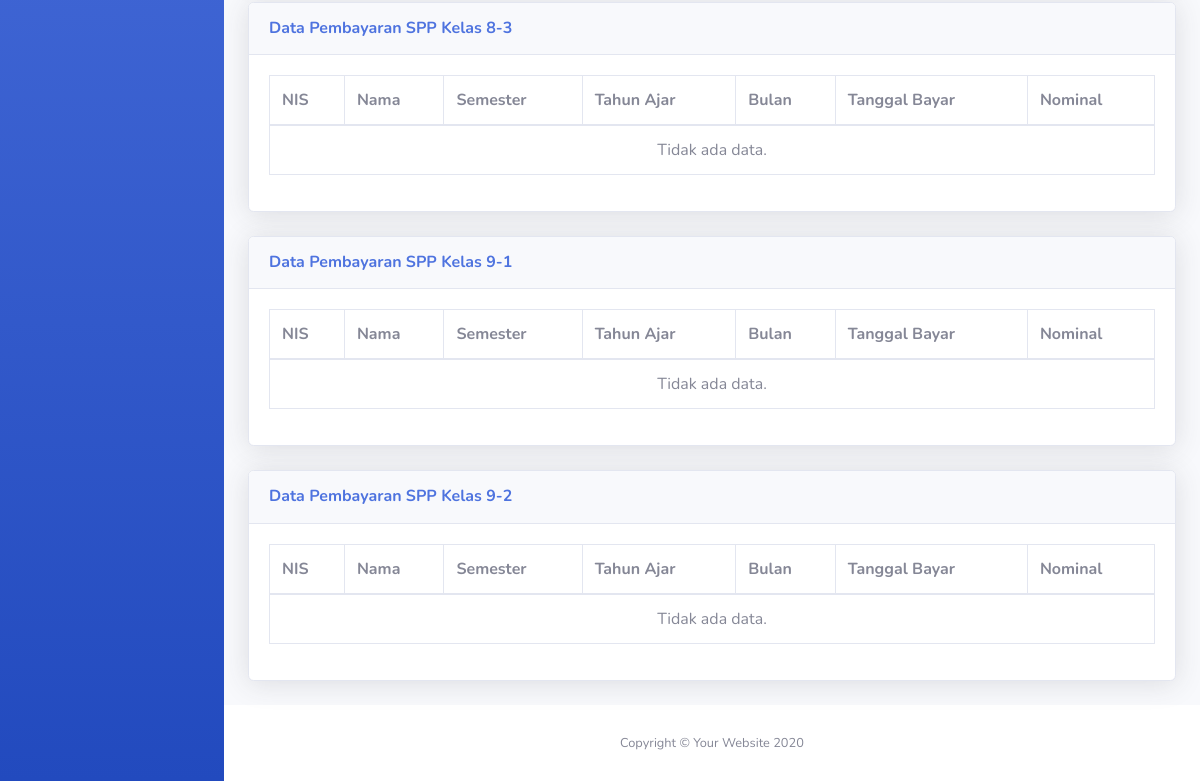
Before: /keuangan/bayar.php (signed in, lower part) with the older database file.
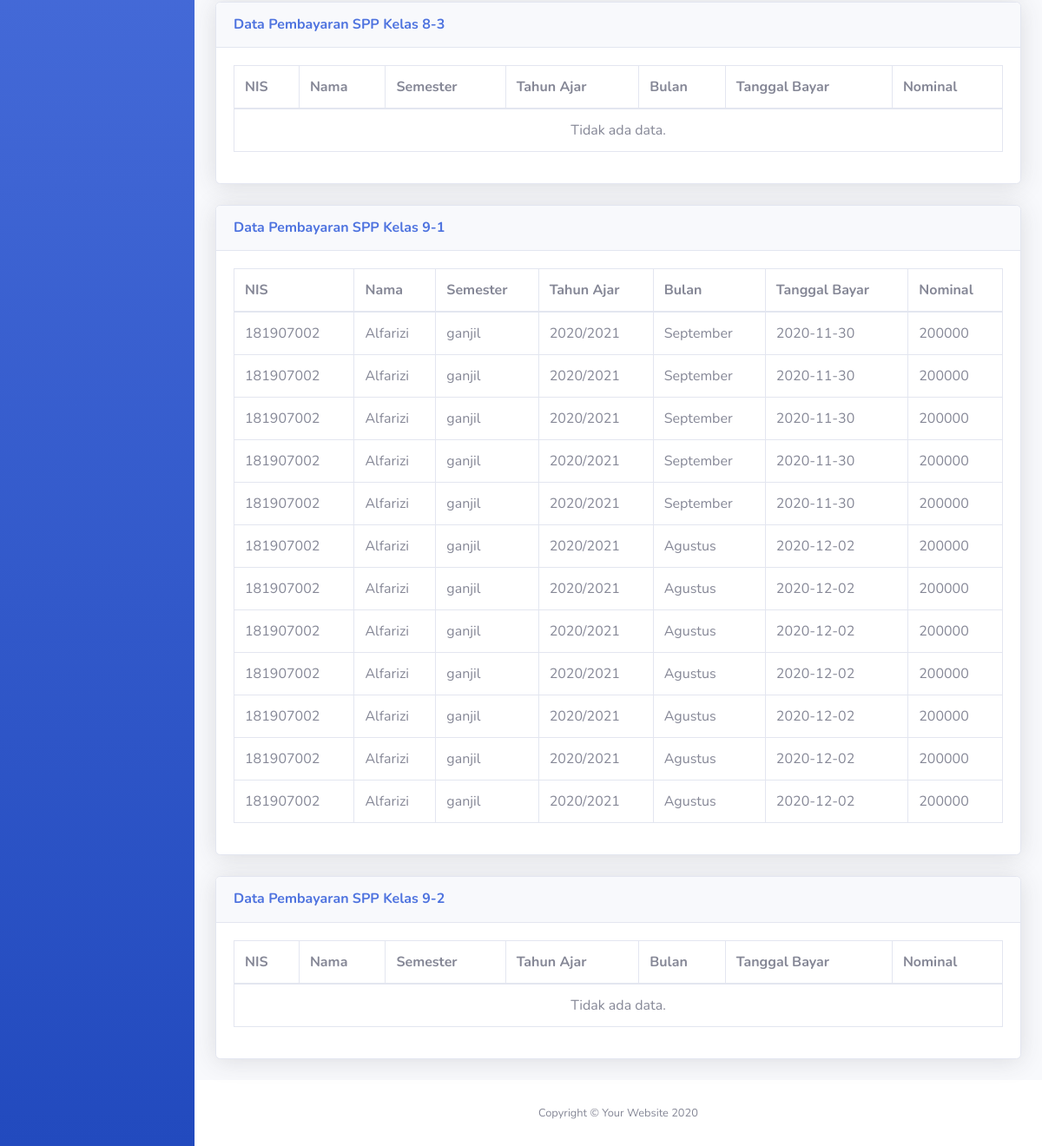
After: the same page with the newer database file.
### tables this page shows
CREATE TABLE `bayar` (
  `id_bayar` int(11) NOT NULL,
  `tahun_ajar` varchar(9) NOT NULL,
  `semester` varchar(6) NOT NULL,
  `bulan` varchar(9) NOT NULL,
  `tanggal_bayar` date NOT NULL,
  `alokasi` varchar(3) NOT NULL,
  `nis` varchar(9) NOT NULL,
  `nominal` int(11) NOT NULL
);

CREATE TABLE `siswa` (
  `nis` varchar(9) NOT NULL,
  `id_kelas` int(11) NOT NULL,
  `nama` varchar(30) NOT NULL,
  `tgl_lahir` date NOT NULL,
  `Agama` varchar(10) NOT NULL,
  `saldo` int(11) NOT NULL
);

### keuangan/bayar.php (the view, shortened to what this page needs)
<?php
  include 'header.php';
  $nama_kelas = [];
?>
<!DOCTYPE html>
<html lang="en">
<head>
  <link href="../vendor/fontawesome-free/css/all.min.css" rel="stylesheet" type="text/css">
  <link href="../css/sb-admin-2.min.css" rel="stylesheet">
</head>
<body id="page-top">
  <div id="wrapper">
    <div id="content-wrapper" class="d-flex flex-column">
      <div id="content">
        <div class="container-fluid">
          <?php
            $sql = "SELECT * FROM kelas
                    ORDER BY nama_kelas ASC";
            $res = mysqli_query($link,$sql);
            $ketemu = mysqli_num_rows($res);
            if($ketemu){
              $jml_kelas = 0;
              foreach($res as $data){
                array_push($nama_kelas, $data["nama_kelas"]);
              }
              while($jml_kelas < $ketemu){
                $sql="SELECT bayar.*,siswa.nama
                    FROM bayar
                    INNER JOIN siswa
                      ON bayar.nis = siswa.nis
                    INNER JOIN kelas
                      ON siswa.id_kelas = kelas.id_kelas
                    WHERE kelas.nama_kelas = '$nama_kelas[$jml_kelas]'
                    ORDER BY nama ASC, tanggal_bayar ASC, bulan ASC";
                $res=mysqli_query($link,$sql);
                $found=mysqli_num_rows($res);
          ?>
          <div class="card shadow mb-4">
            <div class="card-header py-3">
              <h6 class="m-0 font-weight-bold text-primary">Data Pembayaran SPP Kelas <?php echo $nama_kelas[$jml_kelas]; ?></h6>
            </div>
            <div class="card-body">
              <div class="table-responsive">
                <table class="table table-bordered" id="dataTable<?php echo $nama_kelas[$jml_kelas]; ?>" width="100%" cellspacing="0">
                  <thead>
                    <tr>
                      <th>NIS</th>
                      <th>Nama</th>
                      <th>Semester</th>
                      <th>Tahun Ajar</th>
                      <th>Bulan</th>
                      <th>Tanggal Bayar</th>
                      <th>Nominal</th>
                    </tr>
                  </thead>
                  <tbody>
                    <?php
                      if($found){
                        foreach($res as $data){
                          ?>
                            <tr>
                              <td><?php echo "$data[nis]"; ?></td>
                              <td><?php echo "$data[nama]"; ?></td>
                              <td><?php echo "$data[semester]"; ?></td>
                              <td><?php echo "$data[tahun_ajar]"; ?></td>
                              <td><?php echo "$data[bulan]"; ?></td>
                              <td><?php echo "$data[tanggal_bayar]"; ?></td>
                              <td><?php echo "$data[nominal]"; ?></td>
                          <?php
                        }
                      }else{?>
                        <tr><td colspan="7"><center>Tidak ada data.</td><center></tr><?php
                      }
                    ?>
                  </tbody>
                </table>
              </div>
            </div>
          </div>
          <?php
                $jml_kelas++;
              }
            }
          ?>
        </div>
      </div>
    </div>
  </div>
</body>
</html>

Changed rows visible on the page:
added bayar: nis "181907002", nis.nama "Alfarizi", semester "ganjil", tahun_ajar "2020/2021", bulan "September", tanggal_bayar "2020-11-30", nominal "200000"
added bayar: nis "181907002", nis.nama "Alfarizi", semester "ganjil", tahun_ajar "2020/2021", bulan "September", tanggal_bayar "2020-11-30", nominal "200000"
added bayar: nis "181907002", nis.nama "Alfarizi", semester "ganjil", tahun_ajar "2020/2021", bulan "September", tanggal_bayar "2020-11-30", nominal "200000"
added bayar: nis "181907002", nis.nama "Alfarizi", semester "ganjil", tahun_ajar "2020/2021", bulan "September", tanggal_bayar "2020-11-30", nominal "200000"
added bayar: nis "181907002", nis.nama "Alfarizi", semester "ganjil", tahun_ajar "2020/2021", bulan "September", tanggal_bayar "2020-11-30", nominal "200000"
added bayar: nis "181907002", nis.nama "Alfarizi", semester "ganjil", tahun_ajar "2020/2021", bulan "Agustus", tanggal_bayar "2020-12-02", nominal "200000"
added bayar: nis "181907002", nis.nama "Alfarizi", semester "ganjil", tahun_ajar "2020/2021", bulan "Agustus", tanggal_bayar "2020-12-02", nominal "200000"
added bayar: nis "181907002", nis.nama "Alfarizi", semester "ganjil", tahun_ajar "2020/2021", bulan "Agustus", tanggal_bayar "2020-12-02", nominal "200000"
added bayar: nis "181907002", nis.nama "Alfarizi", semester "ganjil", tahun_ajar "2020/2021", bulan "Agustus", tanggal_bayar "2020-12-02", nominal "200000"
added bayar: nis "181907002", nis.nama "Alfarizi", semester "ganjil", tahun_ajar "2020/2021", bulan "Agustus", tanggal_bayar "2020-12-02", nominal "200000"
added bayar: nis "181907002", nis.nama "Alfarizi", semester "ganjil", tahun_ajar "2020/2021", bulan "Agustus", tanggal_bayar "2020-12-02", nominal "200000"
added bayar: nis "181907002", nis.nama "Alfarizi", semester "ganjil", tahun_ajar "2020/2021", bulan "Agustus", tanggal_bayar "2020-12-02", nominal "200000"
Other visible differences:
list line gone: "Tidak ada data."
